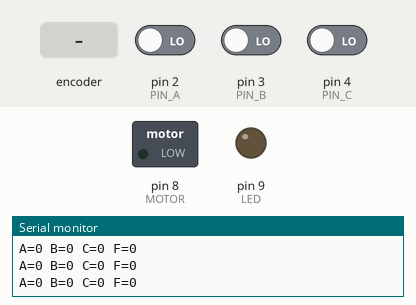
Simulated run of this sketch. Board: Arduino Uno, built with avr-gcc and run on an emulated ATmega328P. Parts: switched loads named in the sketch (green lamp = pin HIGH), output pins drawn as LEDs (lit = HIGH), the last lines printed to the serial monitor. The inputs (shaded band) are chosen by the test bench; at power-on: pin 2 (PIN_A) LOW, pin 3 (PIN_B) LOW, pin 4 (PIN_C) LOW.

Above: at 1.8 s.
1.9 s: rotary encoder on pin 2 (PIN_A) / pin 3 (PIN_B) turned 1 step (first pin leading)
At 2.4 s:
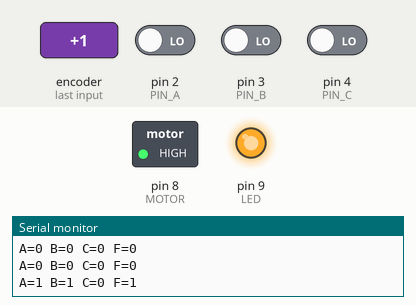
Timing chart, 0 to 4.9 s (numbered marks = the images above; inputs shaded):
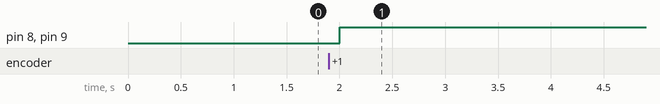

Measured:
- after the input at 1.9 s, pin 8 (MOTOR), pin 9 (LED): LOW → HIGH after 0.10 s

The sketch:

EIC901_Etapa2_Arduino_CPP.ino
```cpp
const int PIN_A = 2;
const int PIN_B = 3;
const int PIN_C = 4;
const int MOTOR = 8;
const int LED = 9;

void setup() {
  pinMode(PIN_A, INPUT);
  pinMode(PIN_B, INPUT);
  pinMode(PIN_C, INPUT);
  pinMode(MOTOR, OUTPUT);
  pinMode(LED, OUTPUT);

  Serial.begin(115200);
}

void loop() {
  int A = digitalRead(PIN_A);
  int B = digitalRead(PIN_B);
  int C = digitalRead(PIN_C);

  int F = (A && B) || (!C && (A || B));

  digitalWrite(MOTOR, F);
  digitalWrite(LED, F);

  Serial.print("A=");
  Serial.print(A);
  Serial.print(" B=");
  Serial.print(B);
  Serial.print(" C=");
  Serial.print(C);
  Serial.print(" F=");
  Serial.println(F);

  delay(500);
}
```
